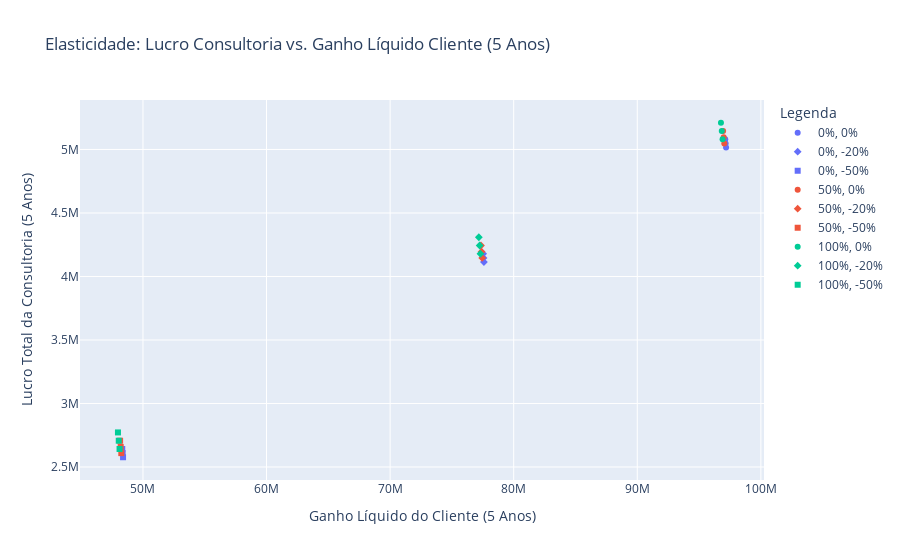
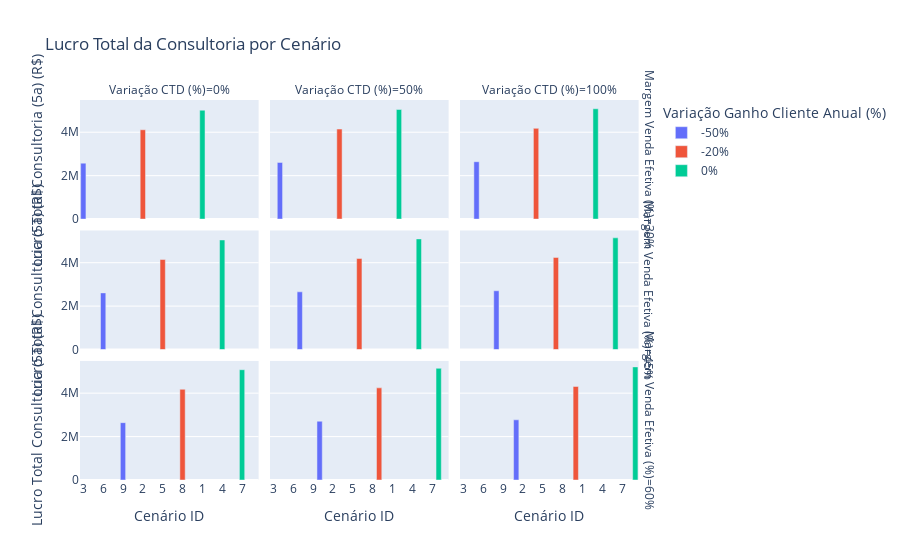
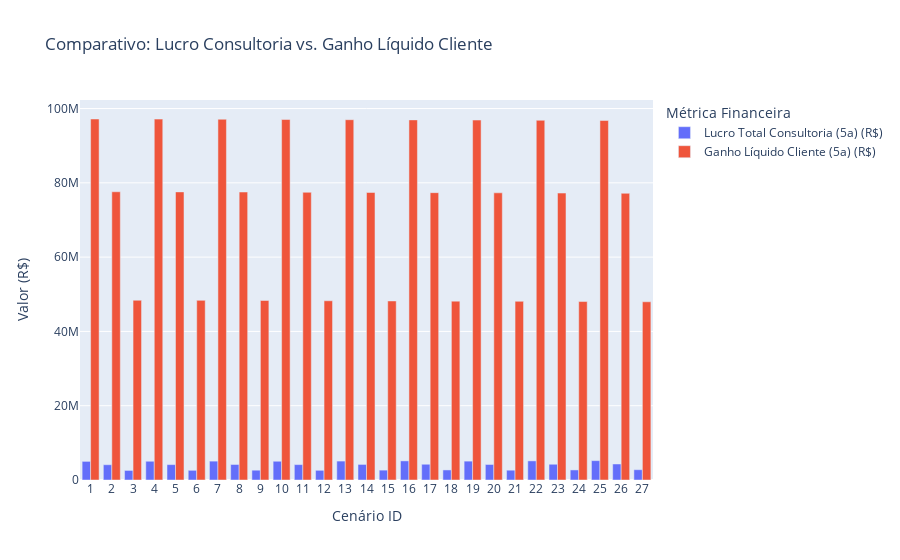
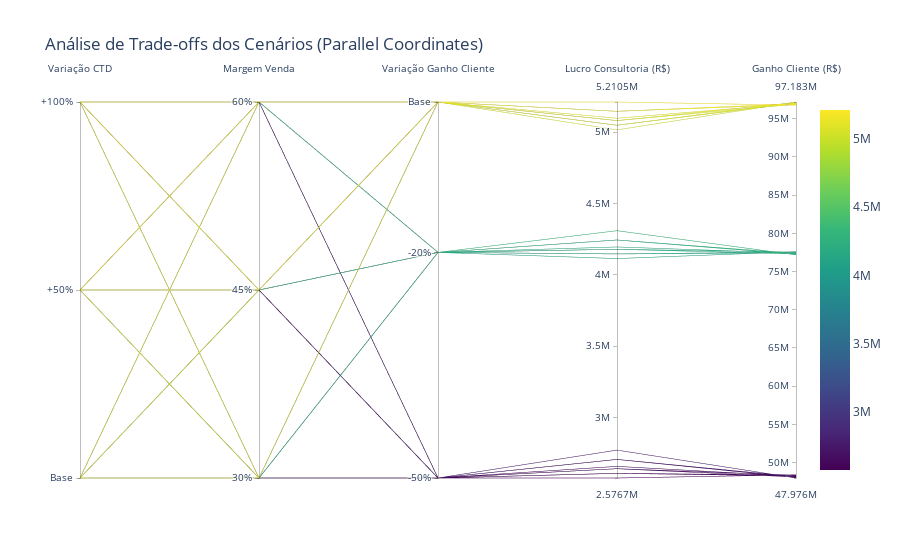

The cell these charts' notebook holds for them, in order:
### Code cell
import pandas as pd
import plotly.express as px
import plotly.graph_objects as go

# --- 1. Valores de Base ---
ctd_base = 217062.50
margem_venda_base_perc = 0.30 # 30%
ganho_bruto_cliente_anual_base = 20493000.00
percentual_bonus_consultoria = 0.05 # 5%
teto_bonus_anual_consultoria = 1000000.00
bonus_custo_gestao_anual = 10000.00 # Custo fixo da consultoria para gerir o bônus

# --- 2. Definições das Variações ---
variacoes_ctd_perc_sobre_base = [0, 0.50, 1.00] # 0%, +50%, +100% do CTD_base
# A margem efetiva será 30%, 45%, 60%
# O valor aqui é o multiplicador da margem base. (1+0) = 30%, (1+0.5)=45% etc.
# Correto é aplicar a margem diretamente
margens_venda_efetivas_perc = [0.30, 0.45, 0.60]
variacoes_ganho_cliente_perc_sobre_base = [0, -0.20, -0.50] # 0%, -20%, -50% do GBAC_base

# --- 3. Geração dos Dados dos Cenários ---
dados_cenarios = []
cenario_id = 0

for var_ctd_fator in variacoes_ctd_perc_sobre_base:
    ctd_cenario = ctd_base * (1 + var_ctd_fator)
    
    for margem_venda_efetiva in margens_venda_efetivas_perc:
        receita_dev_cenario = ctd_cenario * (1 + margem_venda_efetiva)
        lucro_dev_cenario = receita_dev_cenario - ctd_cenario
        
        for var_ganho_cliente_fator in variacoes_ganho_cliente_perc_sobre_base:
            cenario_id += 1
            
            ganho_bruto_cliente_anual_cenario = ganho_bruto_cliente_anual_base * (1 + var_ganho_cliente_fator)
            
            bonus_calculado_anual_cenario = ganho_bruto_cliente_anual_cenario * percentual_bonus_consultoria
            receita_bonus_anual_efetiva_cenario = min(bonus_calculado_anual_cenario, teto_bonus_anual_consultoria)
            
            lucro_bonus_total_cenario_5a = (receita_bonus_anual_efetiva_cenario - bonus_custo_gestao_anual) * 5
            
            lucro_total_consultoria_cenario_5a = lucro_dev_cenario + lucro_bonus_total_cenario_5a
            
            gasto_cliente_total_cenario_5a = receita_dev_cenario + (receita_bonus_anual_efetiva_cenario * 5)
            
            ganho_liquido_cliente_cenario_5a = (ganho_bruto_cliente_anual_cenario * 5) - gasto_cliente_total_cenario_5a
            
            dados_cenarios.append({
                'Cenário ID': cenario_id,
                'Variação CTD (%)': f"{var_ctd_fator*100:.0f}%",
                'Margem Venda Efetiva (%)': f"{margem_venda_efetiva*100:.0f}%",
                'Variação Ganho Cliente Anual (%)': f"{var_ganho_cliente_fator*100:.0f}%", # Mudou de "Variação Bônus"
                'CTD Cenário (R$)': round(ctd_cenario, 2),
                'Receita Dev. Cenário (R$)': round(receita_dev_cenario, 2),
                'Lucro Dev. Cenário (R$)': round(lucro_dev_cenario, 2),
                'GBAC Cenário (R$)': round(ganho_bruto_cliente_anual_cenario, 2), # Adicionado
                'RBAC Cenário (R$)': round(receita_bonus_anual_efetiva_cenario, 2), # Mudou de "Receita Bônus Anual Cenário"
                'Lucro Bônus Total (5a) (R$)': round(lucro_bonus_total_cenario_5a, 2),
                'Lucro Total Consultoria (5a) (R$)': round(lucro_total_consultoria_cenario_5a, 2),
                'Gasto Cliente Total (5a) (R$)': round(gasto_cliente_total_cenario_5a, 2),
                'Ganho Líquido Cliente (5a) (R$)': round(ganho_liquido_cliente_cenario_5a, 2)
            })

df_cenarios = pd.DataFrame(dados_cenarios)

# --- 4. Visualizações Interativas com Plotly ---

# Mostrar a tabela de resultados no console para verificação
# print("Tabela de Resultados dos Cenários:")
# print(df_cenarios.to_string())
# print("\n")


# Gráfico 1: Lucro da Consultoria vs. Ganho Líquido do Cliente
fig1 = px.scatter(df_cenarios, 
                  x='Ganho Líquido Cliente (5a) (R$)', 
                  y='Lucro Total Consultoria (5a) (R$)',
                  color='Variação CTD (%)',
                  size_max=15, # Ajustar tamanho para melhor visualização
                  symbol='Variação Ganho Cliente Anual (%)', # Mudou
                  hover_name='Cenário ID',
                  hover_data=df_cenarios.columns, # Mostrar todos os dados no hover
                  title='Elasticidade: Lucro Consultoria vs. Ganho Líquido Cliente (5 Anos)')
fig1.update_layout(xaxis_title="Ganho Líquido do Cliente (5 Anos)",
                   yaxis_title="Lucro Total da Consultoria (5 Anos)",
                   legend_title_text='Legenda')
fig1.show()

# Gráfico 2: Impacto das variações no Lucro Total da Consultoria (Bar Chart)
fig2 = px.bar(df_cenarios.sort_values('Lucro Total Consultoria (5a) (R$)'), 
              x='Cenário ID', 
              y='Lucro Total Consultoria (5a) (R$)',
              color='Variação Ganho Cliente Anual (%)', # Mudou
              facet_col='Variação CTD (%)',
              facet_row='Margem Venda Efetiva (%)',
              hover_name='Cenário ID',
              hover_data=['GBAC Cenário (R$)', 'RBAC Cenário (R$)'],
              title='Lucro Total da Consultoria por Cenário')
fig2.update_xaxes(type='category') 
fig2.show()

# Gráfico 3: Comparativo Lucro Consultoria e Ganho Cliente por Cenário
df_melted = df_cenarios.melt(id_vars=['Cenário ID', 'Variação CTD (%)', 'Margem Venda Efetiva (%)', 'Variação Ganho Cliente Anual (%)'], 
                             value_vars=['Lucro Total Consultoria (5a) (R$)', 'Ganho Líquido Cliente (5a) (R$)'],
                             var_name='Métrica Financeira', 
                             value_name='Valor (R$)')

fig3 = px.bar(df_melted, 
              x='Cenário ID', 
              y='Valor (R$)',
              color='Métrica Financeira',
              barmode='group',
              hover_name='Cenário ID',
              hover_data=['Variação CTD (%)', 'Margem Venda Efetiva (%)', 'Variação Ganho Cliente Anual (%)'],
              title='Comparativo: Lucro Consultoria vs. Ganho Líquido Cliente')
fig3.update_xaxes(type='category')
fig3.show()

# Gráfico 4: Parallel Coordinates Plot para visualizar trade-offs
df_parallel = df_cenarios.copy()

# Converter colunas de variação para numérico para o plot
df_parallel['CTD_Var_Num'] = df_parallel['Variação CTD (%)'].str.rstrip('%').astype(float) / 100
df_parallel['Margem_Num'] = df_parallel['Margem Venda Efetiva (%)'].str.rstrip('%').astype(float) / 100
df_parallel['Ganho_Cliente_Var_Num'] = df_parallel['Variação Ganho Cliente Anual (%)'].str.rstrip('%').astype(float) / 100 # Mudou

dimensions = [
    dict(label='Variação CTD', values=df_parallel['CTD_Var_Num'],
         tickvals=[0, 0.5, 1], ticktext=['Base', '+50%', '+100%']),
    dict(label='Margem Venda', values=df_parallel['Margem_Num'],
         tickvals=[0.30, 0.45, 0.60], ticktext=['30%', '45%', '60%']),
    dict(label='Variação Ganho Cliente', values=df_parallel['Ganho_Cliente_Var_Num'], # Mudou
         tickvals=[0, -0.2, -0.5], ticktext=['Base', '-20%', '-50%']),
    dict(label='Lucro Consultoria (R$)', values=df_parallel['Lucro Total Consultoria (5a) (R$)']),
    dict(label='Ganho Cliente (R$)', values=df_parallel['Ganho Líquido Cliente (5a) (R$)'])
]

fig4 = go.Figure(data=go.Parcoords(
    line=dict(color=df_parallel['Lucro Total Consultoria (5a) (R$)'], 
              colorscale='viridis',
              showscale=True,
              cmin=df_parallel['Lucro Total Consultoria (5a) (R$)'].min(),
              cmax=df_parallel['Lucro Total Consultoria (5a) (R$)'].max()),
    dimensions=dimensions
))
fig4.update_layout(title='Análise de Trade-offs dos Cenários (Parallel Coordinates)')
fig4.show()
